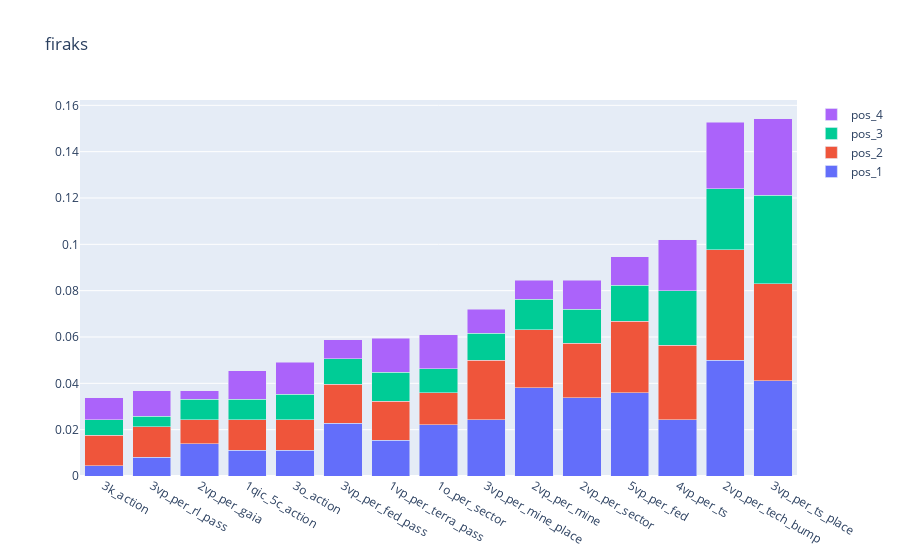
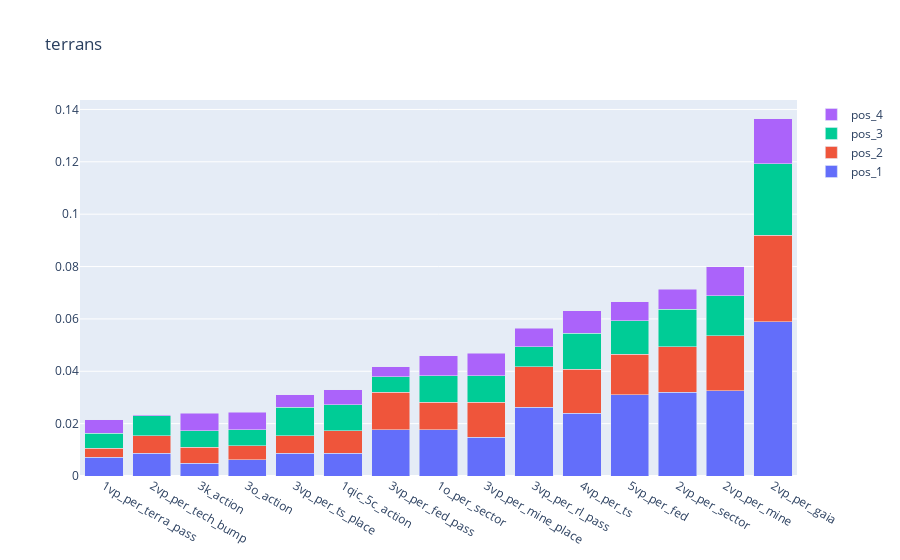
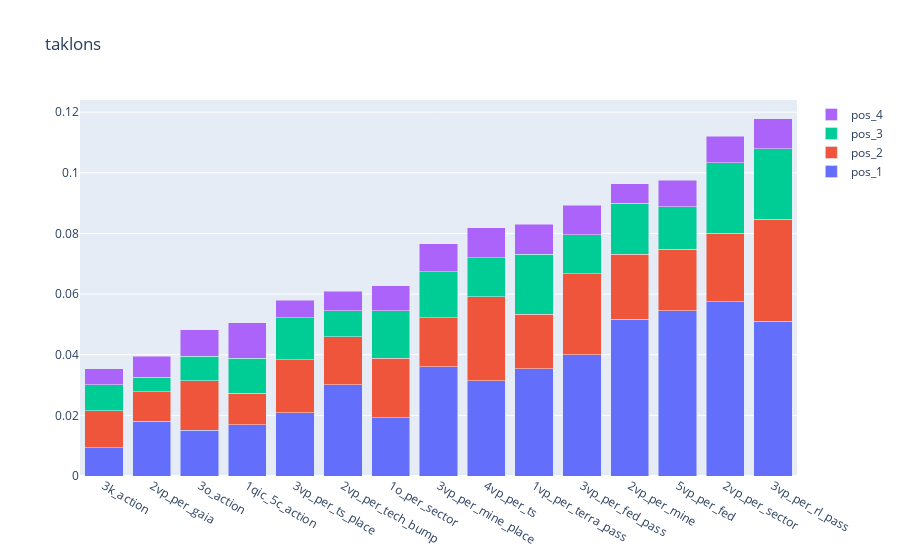
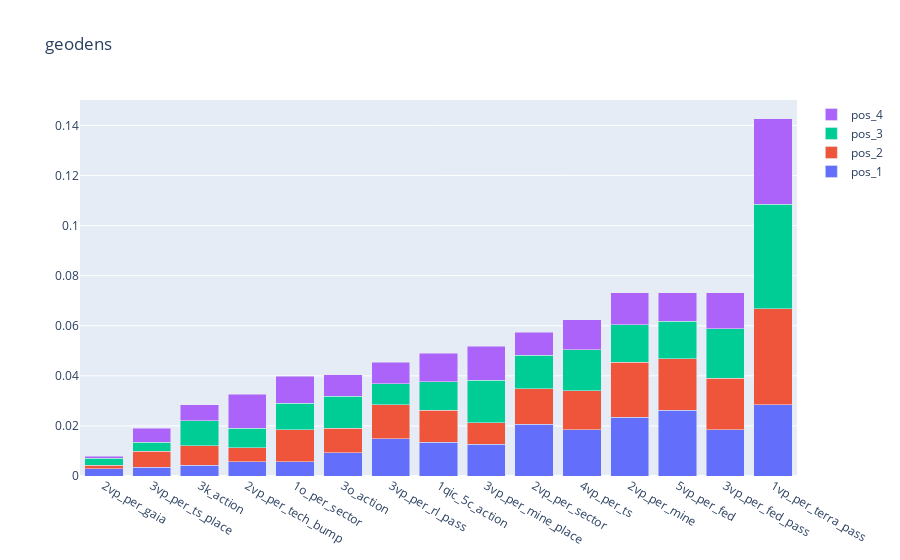

Notebook cell for these charts, in order:
### Code cell
for faction in factions:
    factions_pos = []
    for pos in range(4):
        factions_pos.append(dat_4[dat_4["pos_" + str(pos + 1) +"_faction"] == faction])
    factions_in = pd.concat(factions_pos, ignore_index=True)
    
    
    if len(factions_in) == 0:
        factions_in.head()
        raise ValueError('faction not found: ' + faction)
    
    fig = go.Figure()

    x = []
    for val in adv_techs.values():
        x.append(val)
    

    for i in range(4):
        y = []
        for tech in adv_techs.values():
            df = factions_pos[i]
            y.append(len(df[df['pos_' + str(i + 1) + '_adv_tech_taken_' + tech] == True]) / len(factions_in))
    
        fig.add_trace(go.Bar(x=x, y=y, name='pos_' + str(i+1)))


    
    fig.update_layout(barmode='stack')
    fig.update_xaxes(categoryorder='total ascending')
    fig.update_layout(title_text=faction)
    fig.write_html("./plots/adv_techs_analysis/taken_freq/" + faction + ".html")
    fig.show()

### Figure 1 — Plotly figure (JSON) as saved in the notebook; plotly's stock layout.template omitted (floating-point values rounded to 4 significant figures)
{"data": [{"name": "pos_1", "type": "bar", "x": ["3vp_per_fed_pass", "2vp_per_tech_bump", "1qic_5c_action", "2vp_per_mine", "3vp_per_rl_pass", "1o_per_sector", "1vp_per_terra_pass", "2vp_per_gaia", "4vp_per_ts", "2vp_per_sector", "3o_action", "5vp_per_fed", "3k_action", "3vp_per_mine_place", "3vp_per_ts_place"], "y": [0.02276, 0.04993, 0.01101, 0.03818, 0.008076, 0.02203, 0.01542, 0.01395, 0.02423, 0.03377, 0.01101, 0.03598, 0.004405, 0.02423, 0.04112]}, {"name": "pos_2", "type": "bar", "x": ["3vp_per_fed_pass", "2vp_per_tech_bump", "1qic_5c_action", "2vp_per_mine", "3vp_per_rl_pass", "1o_per_sector", "1vp_per_terra_pass", "2vp_per_gaia", "4vp_per_ts", "2vp_per_sector", "3o_action", "5vp_per_fed", "3k_action", "3vp_per_mine_place", "3vp_per_ts_place"], "y": [0.01689, 0.04772, 0.01322, 0.02496, 0.01322, 0.01395, 0.01689, 0.01028, 0.03231, 0.02349, 0.01322, 0.03084, 0.01322, 0.0257, 0.04185]}, {"name": "pos_3", "type": "bar", "x": ["3vp_per_fed_pass", "2vp_per_tech_bump", "1qic_5c_action", "2vp_per_mine", "3vp_per_rl_pass", "1o_per_sector", "1vp_per_terra_pass", "2vp_per_gaia", "4vp_per_ts", "2vp_per_sector", "3o_action", "5vp_per_fed", "3k_action", "3vp_per_mine_place", "3vp_per_ts_place"], "y": [0.01101, 0.02643, 0.008811, 0.01322, 0.004405, 0.01028, 0.01248, 0.008811, 0.02349, 0.01468, 0.01101, 0.01542, 0.006608, 0.01175, 0.03818]}, {"name": "pos_4", "type": "bar", "x": ["3vp_per_fed_pass", "2vp_per_tech_bump", "1qic_5c_action", "2vp_per_mine", "3vp_per_rl_pass", "1o_per_sector", "1vp_per_terra_pass", "2vp_per_gaia", "4vp_per_ts", "2vp_per_sector", "3o_action", "5vp_per_fed", "3k_action", "3vp_per_mine_place", "3vp_per_ts_place"], "y": [0.008076, 0.02863, 0.01248, 0.008076, 0.01101, 0.01468, 0.01468, 0.003671, 0.02203, 0.01248, 0.01395, 0.01248, 0.009545, 0.01028, 0.03304]}], "layout": {"barmode": "stack", "title": {"text": "firaks"}, "xaxis": {"categoryorder": "total ascending"}}}

### Figure 2 — Plotly figure (JSON) as saved in the notebook; plotly's stock layout.template omitted (floating-point values rounded to 4 significant figures)
{"data": [{"name": "pos_1", "type": "bar", "x": ["3vp_per_fed_pass", "2vp_per_tech_bump", "1qic_5c_action", "2vp_per_mine", "3vp_per_rl_pass", "1o_per_sector", "1vp_per_terra_pass", "2vp_per_gaia", "4vp_per_ts", "2vp_per_sector", "3o_action", "5vp_per_fed", "3k_action", "3vp_per_mine_place", "3vp_per_ts_place"], "y": [0.01771, 0.008617, 0.008617, 0.03255, 0.02633, 0.01771, 0.00718, 0.05888, 0.02393, 0.03207, 0.006223, 0.03112, 0.004787, 0.01484, 0.008617]}, {"name": "pos_2", "type": "bar", "x": ["3vp_per_fed_pass", "2vp_per_tech_bump", "1qic_5c_action", "2vp_per_mine", "3vp_per_rl_pass", "1o_per_sector", "1vp_per_terra_pass", "2vp_per_gaia", "4vp_per_ts", "2vp_per_sector", "3o_action", "5vp_per_fed", "3k_action", "3vp_per_mine_place", "3vp_per_ts_place"], "y": [0.01436, 0.006702, 0.008617, 0.02106, 0.01532, 0.01053, 0.003351, 0.03303, 0.01675, 0.01723, 0.005266, 0.01532, 0.006223, 0.0134, 0.006702]}, {"name": "pos_3", "type": "bar", "x": ["3vp_per_fed_pass", "2vp_per_tech_bump", "1qic_5c_action", "2vp_per_mine", "3vp_per_rl_pass", "1o_per_sector", "1vp_per_terra_pass", "2vp_per_gaia", "4vp_per_ts", "2vp_per_sector", "3o_action", "5vp_per_fed", "3k_action", "3vp_per_mine_place", "3vp_per_ts_place"], "y": [0.005744, 0.007659, 0.01005, 0.01532, 0.007659, 0.01005, 0.005744, 0.02729, 0.01388, 0.01436, 0.006223, 0.01292, 0.006223, 0.01005, 0.01101]}, {"name": "pos_4", "type": "bar", "x": ["3vp_per_fed_pass", "2vp_per_tech_bump", "1qic_5c_action", "2vp_per_mine", "3vp_per_rl_pass", "1o_per_sector", "1vp_per_terra_pass", "2vp_per_gaia", "4vp_per_ts", "2vp_per_sector", "3o_action", "5vp_per_fed", "3k_action", "3vp_per_mine_place", "3vp_per_ts_place"], "y": [0.00383, 0.0004787, 0.005744, 0.01101, 0.00718, 0.007659, 0.005266, 0.01723, 0.008617, 0.007659, 0.006702, 0.00718, 0.006702, 0.008617, 0.004787]}], "layout": {"barmode": "stack", "title": {"text": "terrans"}, "xaxis": {"categoryorder": "total ascending"}}}

### Figure 3 — Plotly figure (JSON) as saved in the notebook; plotly's stock layout.template omitted (floating-point values rounded to 4 significant figures)
{"data": [{"name": "pos_1", "type": "bar", "x": ["3vp_per_fed_pass", "2vp_per_tech_bump", "1qic_5c_action", "2vp_per_mine", "3vp_per_rl_pass", "1o_per_sector", "1vp_per_terra_pass", "2vp_per_gaia", "4vp_per_ts", "2vp_per_sector", "3o_action", "5vp_per_fed", "3k_action", "3vp_per_mine_place", "3vp_per_ts_place"], "y": [0.04005, 0.03018, 0.01683, 0.05165, 0.05107, 0.01915, 0.0354, 0.01799, 0.03134, 0.05746, 0.01509, 0.05456, 0.009286, 0.03598, 0.02089]}, {"name": "pos_2", "type": "bar", "x": ["3vp_per_fed_pass", "2vp_per_tech_bump", "1qic_5c_action", "2vp_per_mine", "3vp_per_rl_pass", "1o_per_sector", "1vp_per_terra_pass", "2vp_per_gaia", "4vp_per_ts", "2vp_per_sector", "3o_action", "5vp_per_fed", "3k_action", "3vp_per_mine_place", "3vp_per_ts_place"], "y": [0.0267, 0.01567, 0.01045, 0.02147, 0.03366, 0.01973, 0.01799, 0.009867, 0.02786, 0.02263, 0.01625, 0.02031, 0.01219, 0.01625, 0.01741]}, {"name": "pos_3", "type": "bar", "x": ["3vp_per_fed_pass", "2vp_per_tech_bump", "1qic_5c_action", "2vp_per_mine", "3vp_per_rl_pass", "1o_per_sector", "1vp_per_terra_pass", "2vp_per_gaia", "4vp_per_ts", "2vp_per_sector", "3o_action", "5vp_per_fed", "3k_action", "3vp_per_mine_place", "3vp_per_ts_place"], "y": [0.01277, 0.008706, 0.01161, 0.01683, 0.02322, 0.01567, 0.01973, 0.004643, 0.01277, 0.02322, 0.008125, 0.01393, 0.008706, 0.01509, 0.01393]}, {"name": "pos_4", "type": "bar", "x": ["3vp_per_fed_pass", "2vp_per_tech_bump", "1qic_5c_action", "2vp_per_mine", "3vp_per_rl_pass", "1o_per_sector", "1vp_per_terra_pass", "2vp_per_gaia", "4vp_per_ts", "2vp_per_sector", "3o_action", "5vp_per_fed", "3k_action", "3vp_per_mine_place", "3vp_per_ts_place"], "y": [0.009867, 0.006384, 0.01161, 0.006384, 0.009867, 0.008125, 0.009867, 0.006965, 0.009867, 0.008706, 0.008706, 0.008706, 0.005223, 0.009286, 0.005804]}], "layout": {"barmode": "stack", "title": {"text": "taklons"}, "xaxis": {"categoryorder": "total ascending"}}}

### Figure 4 — Plotly figure (JSON) as saved in the notebook; plotly's stock layout.template omitted (floating-point values rounded to 4 significant figures)
{"data": [{"name": "pos_1", "type": "bar", "x": ["3vp_per_fed_pass", "2vp_per_tech_bump", "1qic_5c_action", "2vp_per_mine", "3vp_per_rl_pass", "1o_per_sector", "1vp_per_terra_pass", "2vp_per_gaia", "4vp_per_ts", "2vp_per_sector", "3o_action", "5vp_per_fed", "3k_action", "3vp_per_mine_place", "3vp_per_ts_place"], "y": [0.01845, 0.005678, 0.01348, 0.02342, 0.0149, 0.005678, 0.02839, 0.002839, 0.01845, 0.02058, 0.009226, 0.02626, 0.004258, 0.01278, 0.003549]}, {"name": "pos_2", "type": "bar", "x": ["3vp_per_fed_pass", "2vp_per_tech_bump", "1qic_5c_action", "2vp_per_mine", "3vp_per_rl_pass", "1o_per_sector", "1vp_per_terra_pass", "2vp_per_gaia", "4vp_per_ts", "2vp_per_sector", "3o_action", "5vp_per_fed", "3k_action", "3vp_per_mine_place", "3vp_per_ts_place"], "y": [0.02058, 0.005678, 0.01278, 0.022, 0.01348, 0.01278, 0.03833, 0.001419, 0.01561, 0.01419, 0.009936, 0.02058, 0.007807, 0.008517, 0.006388]}, {"name": "pos_3", "type": "bar", "x": ["3vp_per_fed_pass", "2vp_per_tech_bump", "1qic_5c_action", "2vp_per_mine", "3vp_per_rl_pass", "1o_per_sector", "1vp_per_terra_pass", "2vp_per_gaia", "4vp_per_ts", "2vp_per_sector", "3o_action", "5vp_per_fed", "3k_action", "3vp_per_mine_place", "3vp_per_ts_place"], "y": [0.01987, 0.007807, 0.01136, 0.0149, 0.008517, 0.01065, 0.04187, 0.002839, 0.01632, 0.01348, 0.01278, 0.0149, 0.009936, 0.01703, 0.003549]}, {"name": "pos_4", "type": "bar", "x": ["3vp_per_fed_pass", "2vp_per_tech_bump", "1qic_5c_action", "2vp_per_mine", "3vp_per_rl_pass", "1o_per_sector", "1vp_per_terra_pass", "2vp_per_gaia", "4vp_per_ts", "2vp_per_sector", "3o_action", "5vp_per_fed", "3k_action", "3vp_per_mine_place", "3vp_per_ts_place"], "y": [0.01419, 0.01348, 0.01136, 0.01278, 0.008517, 0.01065, 0.03407, 0.0007097, 0.01207, 0.009226, 0.008517, 0.01136, 0.006388, 0.01348, 0.005678]}], "layout": {"barmode": "stack", "title": {"text": "geodens"}, "xaxis": {"categoryorder": "total ascending"}}}
